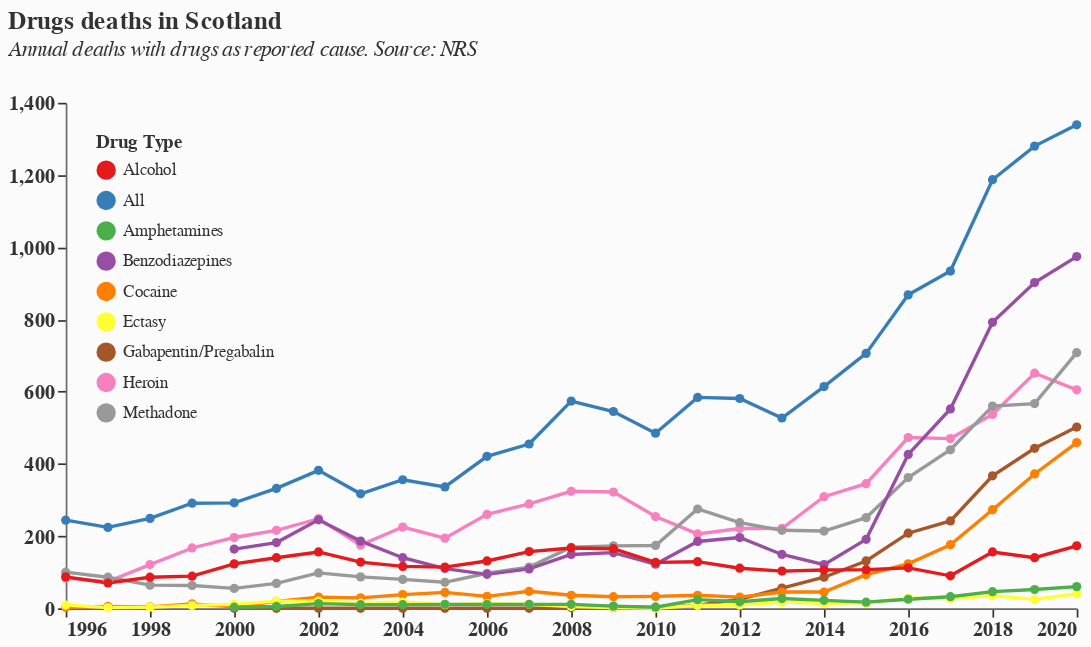

Notebook cell for this chart:
### Code cell
# Convert Year to datetime for proper temporal encoding
glasgow_2['Year'] = pd.to_datetime(glasgow_2['Year'], format='%Y')

# Melt the dataframe to long format for easier plotting
glasgow_2_melted = glasgow_2.melt(
    id_vars=['Year'], 
    value_vars=['All', 'Heroin', 'Methadone', 'Benzodiazepines', 'Gabapentin/Pregabalin', 
                'Cocaine', 'Ectasy', 'Amphetamines', 'Alcohol'],
    var_name='Drug Type',
    value_name='Deaths'
)

# Remove null values
glasgow_2_melted = glasgow_2_melted.dropna()

# Create the multi-line chart
drug_chart = alt.Chart(glasgow_2_melted).mark_line(
    point=True,
    strokeWidth=2
).encode(
    x=alt.X('Year:T',
            title=None,
            axis=alt.Axis(
                grid=False,
                labelSeparation=10,
                domainColor="dimgrey",
                labelColor="#333333",
                tickColor="#333333",
                labelFontWeight="bold",
                labelFontSize=12
            )),
    y=alt.Y('Deaths:Q',
            title=None,
            axis=alt.Axis(
                grid=False,
                labelSeparation=10,
                domainColor="dimgrey",
                labelColor="#333333",
                tickColor="#333333",
                labelFontWeight="bold",
                labelFontSize=12
            )),
    color=alt.Color('Drug Type:N',
                   legend=alt.Legend(
                       orient="top-left",
                       labelColor="#333333",
                       titleColor="#333333"
                   ),
                   scale=alt.Scale(scheme="set1")),
    tooltip=[
        alt.Tooltip('Year:T', format='%Y'),
        alt.Tooltip('Drug Type:N', title='Drug Type'),
        alt.Tooltip('Deaths:Q', title='Deaths')
    ]
).properties(
    title=alt.TitleParams(
        text="Drugs deaths in Scotland",
        fontSize=15,
        subtitle=["Annual deaths with drugs as reported cause. Source: NRS", ""],
        subtitleFontStyle="italic",
        subtitleFontSize=13,
        anchor="start",
        color="#333333",
        subtitleColor="#333333",
        font="Newcastle Basic Clean, Arial, sans-serif"
    ),
    width=600,
    height=300
).configure(
    background="#fbfbfb",
    view=alt.ViewConfig(stroke="transparent"),
    font="Newcastle Basic Clean, Arial, sans-serif"
)

drug_chart

### Figure 1 — Vega-Lite specification as saved in the notebook (floating-point values rounded to 4 significant figures; data arrays with more than 128 entries replaced by an {"elided": "..."} marker saying what was removed)
{"config": {"view": {"continuousWidth": 300, "continuousHeight": 300, "stroke": "transparent"}, "background": "#fbfbfb", "font": "Newcastle Basic Clean, Arial, sans-serif"}, "data": {"name": "data-7cb5adb3613ca4f9ecb365fbe28040f9"}, "mark": {"type": "line", "point": true, "strokeWidth": 2}, "encoding": {"color": {"field": "Drug Type", "legend": {"labelColor": "#333333", "orient": "top-left", "titleColor": "#333333"}, "scale": {"scheme": "set1"}, "type": "nominal"}, "tooltip": [{"field": "Year", "format": "%Y", "type": "temporal"}, {"field": "Drug Type", "title": "Drug Type", "type": "nominal"}, {"field": "Deaths", "title": "Deaths", "type": "quantitative"}], "x": {"axis": {"domainColor": "dimgrey", "grid": false, "labelColor": "#333333", "labelFontSize": 12, "labelFontWeight": "bold", "labelSeparation": 10, "tickColor": "#333333"}, "field": "Year", "title": null, "type": "temporal"}, "y": {"axis": {"domainColor": "dimgrey", "grid": false, "labelColor": "#333333", "labelFontSize": 12, "labelFontWeight": "bold", "labelSeparation": 10, "tickColor": "#333333"}, "field": "Deaths", "title": null, "type": "quantitative"}}, "height": 300, "title": {"text": "Drugs deaths in Scotland", "anchor": "start", "color": "#333333", "font": "Newcastle Basic Clean, Arial, sans-serif", "fontSize": 15, "subtitle": ["Annual deaths with drugs as reported cause. Source: NRS", ""], "subtitleColor": "#333333", "subtitleFontSize": 13, "subtitleFontStyle": "italic"}, "width": 600, "$schema": "https://vega.github.io/schema/vega-lite/v5.20.1.json", "datasets": {"data-7cb5adb3613ca4f9ecb365fbe28040f9": {"elided": "225 records"}}}
